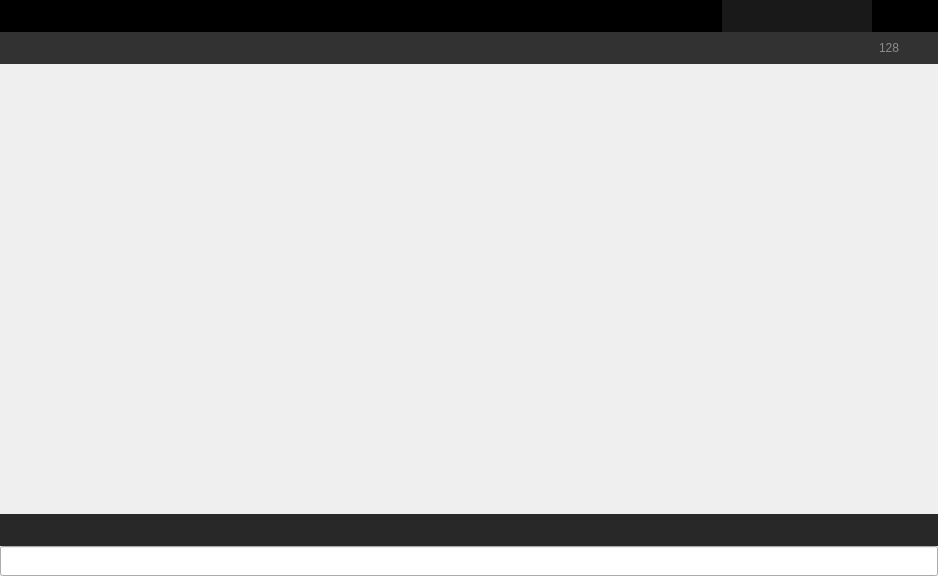
      <widget class="QWidget" name="splitter_L" native="true">
       <property name="enabled">
        <bool>true</bool>
       </property>
       <property name="sizePolicy">
        <sizepolicy hsizetype="Expanding" vsizetype="Expanding">
         <horstretch>0</horstretch>
         <verstretch>0</verstretch>
        </sizepolicy>
       </property>
       <layout class="QHBoxLayout" name="horizontalLayout_5">
        <property name="spacing">
         <number>0</number>
        </property>
        <property name="margin">
         <number>0</number>
        </property>
        <item>
         <widget class="QFrame" name="Browser_frame">
          <property name="sizePolicy">
           <sizepolicy hsizetype="Expanding" vsizetype="Expanding">
            <horstretch>1</horstretch>
            <verstretch>0</verstretch>
           </sizepolicy>
          </property>
          <property name="minimumSize">
           <size>
            <width>400</width>
            <height>500</height>
           </size>
          </property>
          <property name="frameShape">
           <enum>QFrame::NoFrame</enum>
          </property>
          <property name="frameShadow">
           <enum>QFrame::Plain</enum>
          </property>
          <property name="lineWidth">
           <number>0</number>
          </property>
          <layout class="QVBoxLayout" name="verticalLayout_5">
           <property name="spacing">
            <number>0</number>
           </property>
           <property name="margin">
            <number>0</number>
           </property>
           <item>
            <widget class="QWidget" name="Type_widget" native="true">
             <property name="sizePolicy">
              <sizepolicy hsizetype="Expanding" vsizetype="Fixed">
               <horstretch>0</horstretch>
               <verstretch>0</verstretch>
              </sizepolicy>
             </property>
             <property name="minimumSize">
              <size>
               <width>400</width>
               <height>32</height>
              </size>
             </property>
             <property name="maximumSize">
              <size>
               <width>16777215</width>
               <height>32</height>
              </size>
             </property>
             <property name="baseSize">
              <size>
               <width>0</width>
               <height>32</height>
              </size>
             </property>
             <property name="autoFillBackground">
              <bool>false</bool>
             </property>
             <property name="styleSheet">
              <string notr="true">background-color: rgb(0, 0, 0);
color: rgb(230, 230, 230);</string>
             </property>
             <layout class="QHBoxLayout" name="type_widget">
              <property name="spacing">
               <number>0</number>
              </property>
              <property name="leftMargin">
               <number>3</number>
              </property>
              <property name="topMargin">
               <number>0</number>
              </property>
              <property name="rightMargin">
               <number>0</number>
              </property>
              <property name="bottomMargin">
               <number>0</number>
              </property>
              <item>
               <widget class="QWidget" name="SLiB_LAYOUT_Type" native="true">
                <property name="sizePolicy">
                 <sizepolicy hsizetype="Expanding" vsizetype="Fixed">
                  <horstretch>0</horstretch>
                  <verstretch>0</verstretch>
                 </sizepolicy>
                </property>
                <property name="minimumSize">
                 <size>
                  <width>288</width>
                  <height>32</height>
                 </size>
                </property>
                <property name="maximumSize">
                 <size>
                  <width>288</width>
                  <height>32</height>
                 </size>
                </property>
                <layout class="QHBoxLayout" name="SLiB_AssetType">
                 <property name="spacing">
                  <number>0</number>
                 </property>
                 <property name="margin">
                  <number>0</number>
                 </property>
                </layout>
               </widget>
              </item>
              <item>
               <spacer name="horizontalSpacer_2">
                <property name="orientation">
                 <enum>Qt::Horizontal</enum>
                </property>
                <property name="sizeType">
                 <enum>QSizePolicy::Expanding</enum>
                </property>
                <property name="sizeHint" stdset="0">
                 <size>
                  <width>32</width>
                  <height>32</height>
                 </size>
                </property>
               </spacer>
              </item>
              <item>
               <widget class="QLineEdit" name="SLiB_TEXTFIELD_Search">
                <property name="sizePolicy">
                 <sizepolicy hsizetype="Fixed" vsizetype="Fixed">
                  <horstretch>0</horstretch>
                  <verstretch>0</verstretch>
                 </sizepolicy>
                </property>
                <property name="minimumSize">
                 <size>
                  <width>150</width>
                  <height>32</height>
                 </size>
                </property>
                <property name="maximumSize">
                 <size>
                  <width>150</width>
                  <height>32</height>
                 </size>
                </property>
                <property name="focusPolicy">
                 <enum>Qt::ClickFocus</enum>
                </property>
                <property name="styleSheet">
                 <string notr="true">background-color: rgb(25, 25, 25);color: rgb(104,204, 255);font-size: 12px
</string>
                </property>
                <property name="frame">
                 <bool>false</bool>
                </property>
               </widget>
              </item>
              <item>
               <spacer name="horizontalSpacer_3">
                <property name="orientation">
                 <enum>Qt::Horizontal</enum>
                </property>
                <property name="sizeType">
                 <enum>QSizePolicy::Minimum</enum>
                </property>
                <property name="sizeHint" stdset="0">
                 <size>
                  <width>2</width>
                  <height>20</height>
                 </size>
                </property>
               </spacer>
              </item>
              <item>
               <widget class="QWidget" name="SLiB_LAYOUT_Tag" native="true">
                <property name="minimumSize">
                 <size>
                  <width>32</width>
                  <height>32</height>
                 </size>
                </property>
                <property name="maximumSize">
                 <size>
                  <width>32</width>
                  <height>32</height>
                 </size>
                </property>
                <layout class="QHBoxLayout" name="SLiB_BUTTON_Tag">
                 <property name="spacing">
                  <number>0</number>
                 </property>
                 <property name="margin">
                  <number>0</number>
                 </property>
                </layout>
               </widget>
              </item>
              <item>
               <widget class="QWidget" name="SLiB_LAYOUT_Search" native="true">
                <property name="minimumSize">
                 <size>
                  <width>32</width>
                  <height>32</height>
                 </size>
                </property>
                <property name="maximumSize">
                 <size>
                  <width>32</width>
                  <height>32</height>
                 </size>
                </property>
                <layout class="QHBoxLayout" name="SLiB_BUTTON_Search">
                 <property name="spacing">
                  <number>0</number>
                 </property>
                 <property name="margin">
                  <number>0</number>
                 </property>
                </layout>
               </widget>
              </item>
             </layout>
            </widget>
           </item>
           <item>
            <widget class="QWidget" name="widget_12" native="true">
             <property name="sizePolicy">
              <sizepolicy hsizetype="Expanding" vsizetype="Fixed">
               <horstretch>0</horstretch>
               <verstretch>0</verstretch>
              </sizepolicy>
             </property>
             <property name="minimumSize">
              <size>
               <width>0</width>
               <height>32</height>
              </size>
             </property>
             <property name="maximumSize">
              <size>
               <width>16777215</width>
               <height>32</height>
              </size>
             </property>
             <property name="styleSheet">
              <string notr="true">background-color: rgb(50,50,50);</string>
             </property>
             <layout class="QHBoxLayout" name="horizontalLayout">
              <property name="spacing">
               <number>0</number>
              </property>
              <property name="leftMargin">
               <number>8</number>
              </property>
              <property name="topMargin">
               <number>0</number>
              </property>
              <property name="rightMargin">
               <number>0</number>
              </property>
              <property name="bottomMargin">
               <number>0</number>
              </property>
              <item alignment="Qt::AlignLeft">
               <widget class="QWidget" name="Toolbar_Widget" native="true">
                <property name="sizePolicy">
                 <sizepolicy hsizetype="Expanding" vsizetype="Fixed">
                  <horstretch>0</horstretch>
                  <verstretch>0</verstretch>
                 </sizepolicy>
                </property>
                <property name="minimumSize">
                 <size>
                  <width>0</width>
                  <height>32</height>
                 </size>
                </property>
                <property name="maximumSize">
                 <size>
                  <width>16777215</width>
                  <height>32</height>
                 </size>
                </property>
                <property name="baseSize">
                 <size>
                  <width>0</width>
                  <height>32</height>
                 </size>
                </property>
                <property name="styleSheet">
                 <string notr="true">background-color: rgb(50,50,50);
color: rgb(200, 200, 200);
font: 12px &quot;Lucida Grande&quot;;</string>
                </property>
                <layout class="QHBoxLayout" name="toolbar_layout">
                 <property name="spacing">
                  <number>0</number>
                 </property>
                 <property name="leftMargin">
                  <number>2</number>
                 </property>
                 <property name="topMargin">
                  <number>0</number>
                 </property>
                 <property name="rightMargin">
                  <number>0</number>
                 </property>
                 <property name="bottomMargin">
                  <number>0</number>
                 </property>
                 <item>
                  <widget class="QWidget" name="SLiB_objectsTools_Layout" native="true">
                   <property name="minimumSize">
                    <size>
                     <width>128</width>
                     <height>32</height>
                    </size>
                   </property>
                   <property name="maximumSize">
                    <size>
                     <width>128</width>
                     <height>32</height>
                    </size>
                   </property>
                   <property name="styleSheet">
                    <string notr="true">color: rgb(104,204, 255);font-size: 12px;</string>
                   </property>
                   <layout class="QHBoxLayout" name="objects_tools">
                    <property name="spacing">
                     <number>0</number>
                    </property>
                    <property name="margin">
                     <number>0</number>
                    </property>
                   </layout>
                  </widget>
                 </item>
                 <item>
                  <widget class="QWidget" name="SLiB_pathsTools_Layout" native="true">
                   <property name="minimumSize">
                    <size>
                     <width>160</width>
                     <height>32</height>
                    </size>
                   </property>
                   <property name="maximumSize">
                    <size>
                     <width>160</width>
                     <height>32</height>
                    </size>
                   </property>
                   <property name="styleSheet">
                    <string notr="true">color: rgb(104,204, 255);font-size: 12px;</string>
                   </property>
                   <layout class="QHBoxLayout" name="paths_tools">
                    <property name="spacing">
                     <number>0</number>
                    </property>
                    <property name="margin">
                     <number>0</number>
                    </property>
                   </layout>
                  </widget>
                 </item>
                 <item>
                  <widget class="QWidget" name="SLiB_shaderTools_Layout" native="true">
                   <property name="minimumSize">
                    <size>
                     <width>64</width>
                     <height>32</height>
                    </size>
                   </property>
                   <property name="maximumSize">
                    <size>
                     <width>64</width>
                     <height>32</height>
                    </size>
                   </property>
                   <property name="styleSheet">
                    <string notr="true">color: rgb(104,204, 255);font-size: 12px;</string>
                   </property>
                   <layout class="QHBoxLayout" name="shader_tools">
                    <property name="spacing">
                     <number>0</number>
                    </property>
                    <property name="margin">
                     <number>0</number>
                    </property>
                   </layout>
                  </widget>
                 </item>
                 <item>
                  <widget class="QWidget" name="SLiB_lightsTools_Layout" native="true">
                   <property name="minimumSize">
                    <size>
                     <width>320</width>
                     <height>32</height>
                    </size>
                   </property>
                   <property name="maximumSize">
                    <size>
                     <width>320</width>
                     <height>32</height>
                    </size>
                   </property>
                   <property name="styleSheet">
                    <string notr="true">color: rgb(104,204, 255);font-size: 12px;</string>
                   </property>
                   <layout class="QHBoxLayout" name="lights_tools">
                    <property name="spacing">
                     <number>0</number>
                    </property>
                    <property name="margin">
                     <number>0</number>
                    </property>
                   </layout>
                  </widget>
                 </item>
                 <item>
                  <widget class="QWidget" name="SLiB_texturesTools_Layout" native="true">
                   <property name="sizePolicy">
                    <sizepolicy hsizetype="Expanding" vsizetype="Preferred">
                     <horstretch>0</horstretch>
                     <verstretch>0</verstretch>
                    </sizepolicy>
                   </property>
                   <property name="minimumSize">
                    <size>
                     <width>64</width>
                     <height>32</height>
                    </size>
                   </property>
                   <property name="maximumSize">
                    <size>
                     <width>64</width>
                     <height>32</height>
                    </size>
                   </property>
                   <property name="styleSheet">
                    <string notr="true">color: rgb(104,204, 255);font-size: 12px;</string>
                   </property>
                   <layout class="QHBoxLayout" name="textures_tools">
                    <property name="spacing">
                     <number>0</number>
                    </property>
                    <property name="margin">
                     <number>0</number>
                    </property>
                   </layout>
                  </widget>
                 </item>
                 <item>
                  <widget class="QWidget" name="SLiB_hdriTools_Layout" native="true">
                   <property name="sizePolicy">
                    <sizepolicy hsizetype="Expanding" vsizetype="Preferred">
                     <horstretch>0</horstretch>
                     <verstretch>0</verstretch>
                    </sizepolicy>
                   </property>
                   <property name="minimumSize">
                    <size>
                     <width>96</width>
                     <height>32</height>
                    </size>
                   </property>
                   <property name="maximumSize">
                    <size>
                     <width>96</width>
                     <height>32</height>
                    </size>
                   </property>
                   <property name="styleSheet">
                    <string notr="true">color: rgb(104,204, 255);font-size: 12px;</string>
                   </property>
                   <layout class="QHBoxLayout" name="hdri_tools">
                    <property name="spacing">
                     <number>0</number>
                    </property>
                    <property name="margin">
                     <number>0</number>
                    </property>
                   </layout>
                  </widget>
                 </item>
                </layout>
               </widget>
              </item>
              <item>
               <spacer name="horizontalSpacer">
                <property name="orientation">
                 <enum>Qt::Horizontal</enum>
                </property>
                <property name="sizeType">
                 <enum>QSizePolicy::Expanding</enum>
                </property>
                <property name="sizeHint" stdset="0">
                 <size>
                  <width>32</width>
                  <height>32</height>
                 </size>
                </property>
               </spacer>
              </item>
              <item>
               <widget class="QLineEdit" name="SLiB_CBOX_Resolution">
                <property name="minimumSize">
                 <size>
                  <width>32</width>
                  <height>32</height>
                 </size>
                </property>
                <property name="maximumSize">
                 <size>
                  <width>32</width>
                  <height>32</height>
                 </size>
                </property>
                <property name="focusPolicy">
                 <enum>Qt::ClickFocus</enum>
                </property>
                <property name="toolTip">
                 <string> RMB for Context Menu</string>
                </property>
                <property name="styleSheet">
                 <string notr="true">background-color: rgb(50, 50, 50);
color: rgb(140, 140, 140);
font-size: 12px;
text-align: center;
</string>
                </property>
                <property name="text">
                 <string>128</string>
                </property>
                <property name="frame">
                 <bool>false</bool>
                </property>
                <property name="alignment">
                 <set>Qt::AlignCenter</set>
                </property>
               </widget>
              </item>
              <item>
               <widget class="QWidget" name="SLiB_LAYOUT_Refresh" native="true">
                <property name="enabled">
                 <bool>true</bool>
                </property>
                <property name="sizePolicy">
                 <sizepolicy hsizetype="Fixed" vsizetype="Fixed">
                  <horstretch>0</horstretch>
                  <verstretch>0</verstretch>
                 </sizepolicy>
                </property>
                <property name="minimumSize">
                 <size>
                  <width>32</width>
                  <height>32</height>
                 </size>
                </property>
                <property name="maximumSize">
                 <size>
                  <width>32</width>
                  <height>32</height>
                 </size>
                </property>
                <property name="styleSheet">
                 <string notr="true">color: rgb(104,204, 255);font-size: 12px;</string>
                </property>
                <layout class="QHBoxLayout" name="SLiB_BUTTON_Refresh">
                 <property name="spacing">
                  <number>0</number>
                 </property>
                 <property name="margin">
                  <number>0</number>
                 </property>
                </layout>
               </widget>
              </item>
             </layout>
            </widget>
           </item>
           <item>
            <widget class="QWidget" name="Thumbs_Layout" native="true">
             <property name="sizePolicy">
              <sizepolicy hsizetype="Expanding" vsizetype="Expanding">
               <horstretch>0</horstretch>
               <verstretch>0</verstretch>
              </sizepolicy>
             </property>
             <property name="minimumSize">
              <size>
               <width>400</width>
               <height>450</height>
              </size>
             </property>
             <property name="focusPolicy">
              <enum>Qt::NoFocus</enum>
             </property>
             <property name="toolTip">
              <string> RMB for Context Menu</string>
             </property>
             <property name="styleSheet">
              <string notr="true">selection-color: rgb(0, 251, 255);
font: 9pt &quot;Arial&quot;;</string>
             </property>
             <layout class="QVBoxLayout" name="SLiB_thumbsframe">
              <property name="spacing">
               <number>0</number>
              </property>
              <property name="margin">
               <number>0</number>
              </property>
             </layout>
            </widget>
           </item>
           <item>
            <widget class="QWidget" name="SLiB_LAYOUT_Toolbar" native="true">
             <property name="sizePolicy">
              <sizepolicy hsizetype="Expanding" vsizetype="Expanding">
               <horstretch>0</horstretch>
               <verstretch>0</verstretch>
              </sizepolicy>
             </property>
             <property name="minimumSize">
              <size>
               <width>0</width>
               <height>32</height>
              </size>
             </property>
             <property name="maximumSize">
              <size>
               <width>16777215</width>
               <height>32</height>
              </size>
             </property>
             <property name="styleSheet">
              <string notr="true">background-color: rgb(40,40,40);</string>
             </property>
             <layout class="QHBoxLayout" name="slib_toolbar">
              <property name="spacing">
               <number>0</number>
              </property>
              <property name="margin">
               <number>0</number>
              </property>
              <item>
               <widget class="QWidget" name="SLiB_tools_Layout" native="true">
                <property name="minimumSize">
                 <size>
                  <width>320</width>
                  <height>32</height>
                 </size>
                </property>
                <property name="maximumSize">
                 <size>
                  <width>320</width>
                  <height>32</height>
                 </size>
                </property>
                <property name="styleSheet">
                 <string notr="true">color: rgb(104,204, 255);font-size: 12px;</string>
                </property>
                <layout class="QHBoxLayout" name="slib_tools_layout">
                 <property name="spacing">
                  <number>0</number>
                 </property>
                 <property name="margin">
                  <number>0</number>
                 </property>
                </layout>
               </widget>
              </item>
             </layout>
            </widget>
           </item>
           <item>
            <widget class="QLineEdit" name="SLiB_TEXTFIELD_Message">
             <property name="minimumSize">
              <size>
               <width>0</width>
               <height>30</height>
              </size>
             </property>
             <property name="maximumSize">
              <size>
               <width>16777215</width>
               <height>30</height>
              </size>
             </property>
             <property name="focusPolicy">
              <enum>Qt::NoFocus</enum>
             </property>
             <property name="frame">
              <bool>true</bool>
             </property>
             <property name="alignment">
              <set>Qt::AlignCenter</set>
             </property>
             <property name="readOnly">
              <bool>true</bool>
             </property>
            </widget>
           </item>
          </layout>
         </widget>
        </item>
       </layout>
      </widget>
